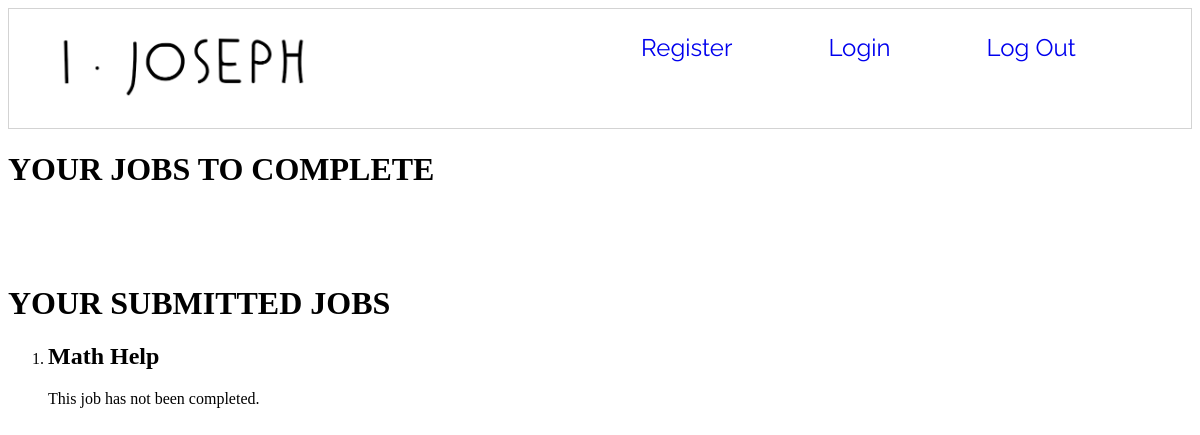
Before: /yourjobs/ (signed in) with the older database file.
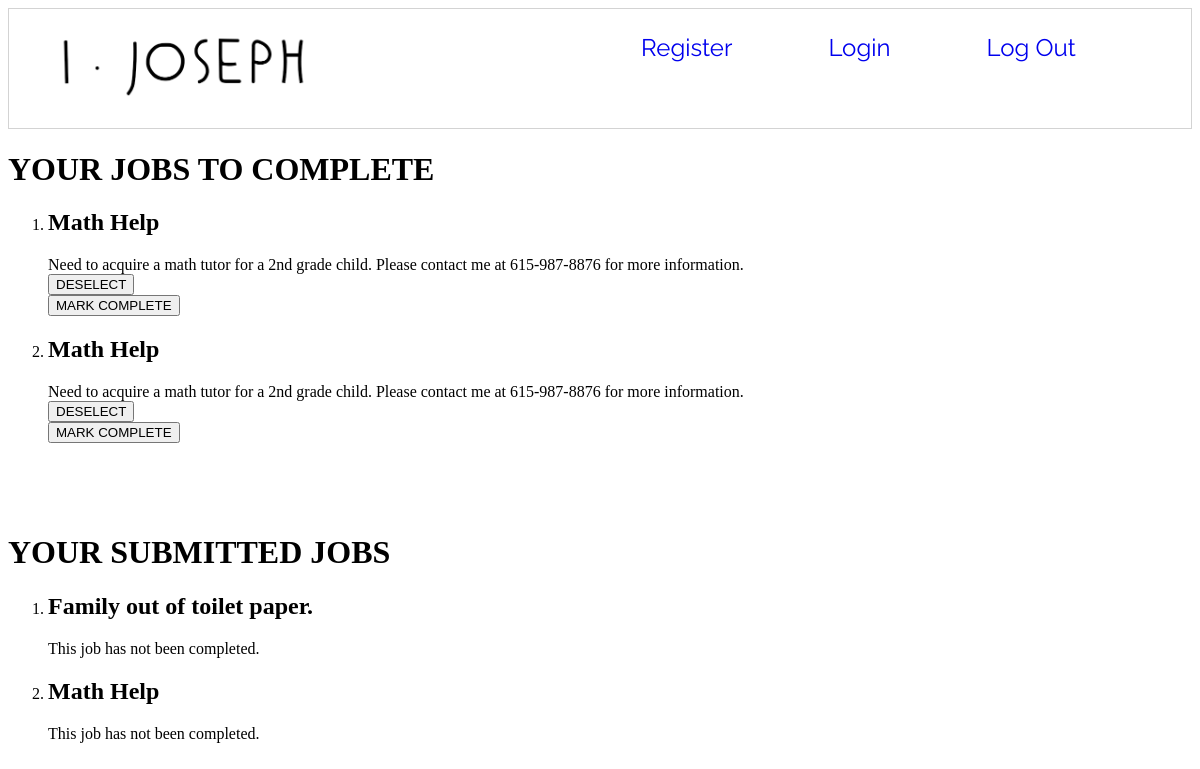
After: the same page with the newer database file.
### ijosephapp/models/job.py (models this page shows, shortened)
class Job(models.Model):
    title = models.CharField(max_length=50)
    category = models.ForeignKey(JobCategory, on_delete=models.DO_NOTHING)
    location = models.CharField(max_length=20)
    description = models.CharField(max_length=255)
    isCompleted = models.BooleanField()
    createdAt = models.DateTimeField(auto_now_add=True)
    user = models.ForeignKey(User, on_delete=models.CASCADE)
    class Meta:
        ordering = ("title",)

### ijosephapp/views/userjob/yourjobs_list.py (the view, shortened to what this page needs)
# urls.py: path('yourjobs/', yourjobs_list, name='yourjob'),
@login_required
def yourjobs_list(request):
    if request.method == 'GET':
        user = request.user.id
        yourjobs = UserJob.objects.filter(user_id=user)
        yoursubmittedjobs = Job.objects.filter(user=user)
        checkedout_jobs = []
        for yourjob in yourjobs:
            tempId = yourjob.job_id
            tempObject = Job.objects.filter(id=tempId).first()
            print('debug me: ' + tempObject.title)
            checkedout_jobs.append(tempObject)
        template = 'userjob/yourjobs_list.html'
        context = {
            'yourjobs': yourjobs,
            'yoursubmittedjobs': yoursubmittedjobs,
            'checkedout_jobs': checkedout_jobs
        }
        return render(request, template, context)
    return redirect(reverse('ijosephapp:yourjob'))

### ijosephapp/templates/userjob/yourjobs_list.html (shortened to what this page needs)
{% extends 'shared/base.html' %}
{% block content %}
{% load static %}
<!DOCTYPE html>
<html>
  <head>
  </head>
  <body>
    <h1>YOUR JOBS TO COMPLETE</h1>
    <ol class="jobs">
    {%for selectedjob in checkedout_jobs%}
      {% if selectedjob.isCompleted == False %}
        <li>
          <h2> {{ selectedjob.title}} </h2>
          <b1> {{ selectedjob.description}}<b1>
        </li>
        <button>DESELECT</button>
      <form action="{% url 'ijosephapp:yourjob' %}" method="post">
            <button value="MarkComplete" type="submit">MARK COMPLETE</button>
      </form>
      {% endif %}
    {% endfor %}
    </ol>
    <br />
    <br />
    <br />
   <h1>YOUR SUBMITTED JOBS</h1>
    <ol class="jobs">
    {%for submittedjob in yoursubmittedjobs %}
        <li>
          <h2> {{ submittedjob.title}} </h2>
      {% if submittedjob.isCompleted == False  %}
          <b1> This job has not been completed. <b1>
          {% else %}
          <b1> This job is completed. </b1>
      {% endif %}
        </li>
    {% endfor %}
    </ol>
  </body>
</html>
{% endblock %}

Changed rows visible on the page:
now on one of the page's lists (row unchanged): Job: title "Math Help", description "Need to acquire a math tutor for a 2nd grade child. Please contact me at 615-987-8876 for more information."
added Job: title "Family out of toilet paper.", isCompleted "This job has not been completed.", shown under "YOUR SUBMITTED JOBS"
